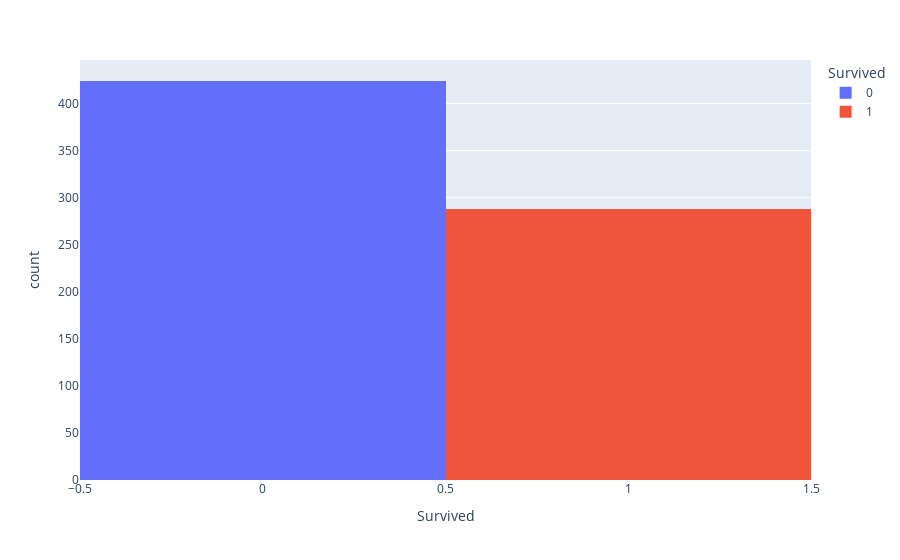
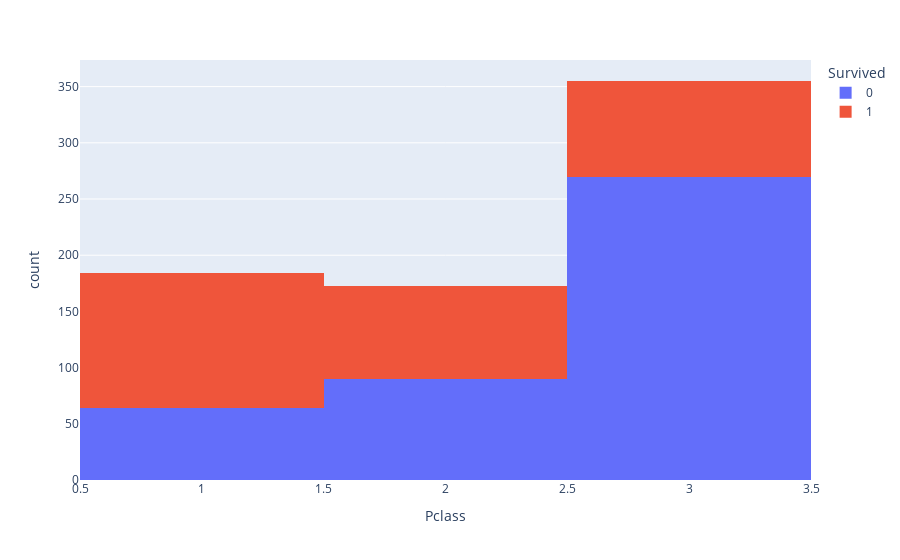
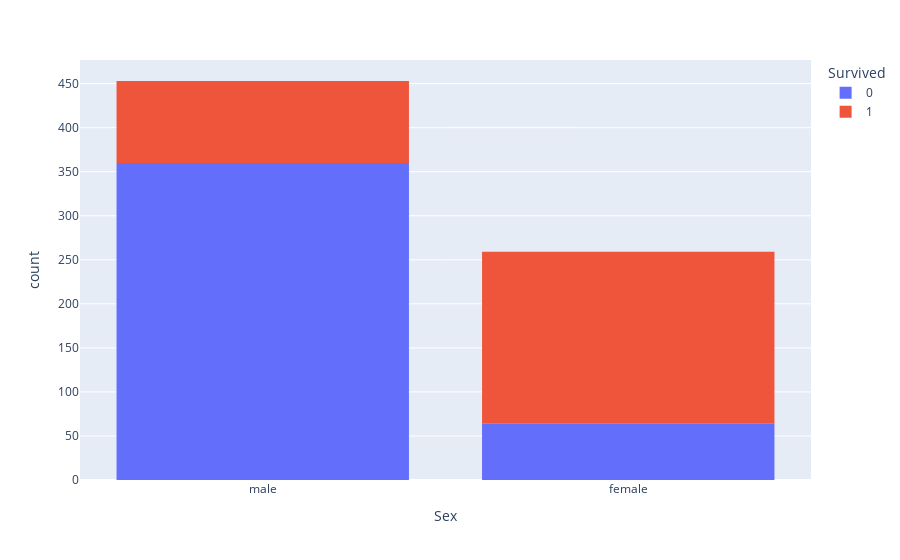
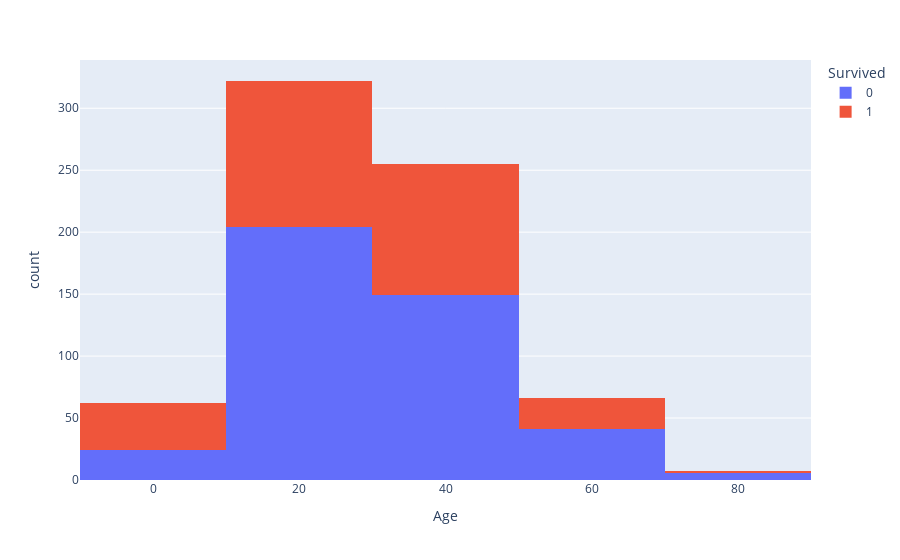

The cell these charts' notebook holds for them, in order:
### Markdown cell above
- Analisando o histograma que compara as colunas "Fare"(Tarifa) e "Pclass"(classe do passageiro), fica evidente que as duas possuem forte correlação, ou seja, a partir da tarifa é possível determinar quase com certeza qual a classe do passageiro e vice-versa
- Em vista disso, é possível afirmar que as duas variáveis medem a mesma coisa
- Portanto, considerar as duas variáveis na análise é prejudicial pois o mesmo fator seria levado em conta duas vezes
- Optaremos por desconsiderar a variável "Fare"(Tarifa)

- O primeiro passo da análise exploratória é exibir os dados em gráficos e identificar visualmente as correlações.

### Code cell
import plotly.express as px

# para edições nos gráficos: https://plotly.com/python/histograms/

for coluna in df:
    if coluna != "PassengerId" and coluna!="Name" and coluna !="Ticket":
        # criar a figura
        if coluna == "Age":
            fig = px.histogram(df, x=coluna, color="Survived", nbins=4)
        # exibir a figura
        else:
            fig = px.histogram(df, x=coluna, color="Survived")
        # exibir a figura
        fig.show()
        display(df.pivot_table(index="Survived", columns=coluna, aggfunc='count').apply(lambda x: x*100/sum(x))["PassengerId"])

### Figure 1 — Plotly figure (JSON) as saved in the notebook; plotly's stock layout.template omitted (floating-point values rounded to 4 significant figures; data arrays with more than 128 entries replaced by an {"elided": "..."} marker saying what was removed)
{"data": [{"alignmentgroup": "True", "bingroup": "x", "hovertemplate": "Survived=%{x}<br>count=%{y}<extra></extra>", "legendgroup": "0", "marker": {"color": "#636efa", "pattern": {"shape": ""}}, "name": "0", "offsetgroup": "0", "orientation": "v", "showlegend": true, "type": "histogram", "x": {"elided": "424 int values"}, "xaxis": "x", "yaxis": "y"}, {"alignmentgroup": "True", "bingroup": "x", "hovertemplate": "Survived=%{x}<br>count=%{y}<extra></extra>", "legendgroup": "1", "marker": {"color": "#EF553B", "pattern": {"shape": ""}}, "name": "1", "offsetgroup": "1", "orientation": "v", "showlegend": true, "type": "histogram", "x": {"elided": "288 int values"}, "xaxis": "x", "yaxis": "y"}], "layout": {"autosize": true, "barmode": "relative", "legend": {"title": {"text": "Survived"}, "tracegroupgap": 0}, "margin": {"t": 60}, "xaxis": {"anchor": "y", "autorange": true, "categoryarray": [0, 1], "categoryorder": "array", "domain": [0, 1], "range": [-0.5, 1.5], "title": {"text": "Survived"}, "type": "linear"}, "yaxis": {"anchor": "x", "autorange": true, "domain": [0, 1], "range": [0, 446.3], "title": {"text": "count"}}}}

### Figure 2 — Plotly figure (JSON) as saved in the notebook; plotly's stock layout.template omitted (floating-point values rounded to 4 significant figures; data arrays with more than 128 entries replaced by an {"elided": "..."} marker saying what was removed)
{"data": [{"alignmentgroup": "True", "bingroup": "x", "hovertemplate": "Survived=0<br>Pclass=%{x}<br>count=%{y}<extra></extra>", "legendgroup": "0", "marker": {"color": "#636efa", "pattern": {"shape": ""}}, "name": "0", "offsetgroup": "0", "orientation": "v", "showlegend": true, "type": "histogram", "x": {"elided": "424 int values"}, "xaxis": "x", "yaxis": "y"}, {"alignmentgroup": "True", "bingroup": "x", "hovertemplate": "Survived=1<br>Pclass=%{x}<br>count=%{y}<extra></extra>", "legendgroup": "1", "marker": {"color": "#EF553B", "pattern": {"shape": ""}}, "name": "1", "offsetgroup": "1", "orientation": "v", "showlegend": true, "type": "histogram", "x": {"elided": "288 int values"}, "xaxis": "x", "yaxis": "y"}], "layout": {"autosize": true, "barmode": "relative", "legend": {"title": {"text": "Survived"}, "tracegroupgap": 0}, "margin": {"t": 60}, "xaxis": {"anchor": "y", "autorange": true, "domain": [0, 1], "range": [0.5, 3.5], "title": {"text": "Pclass"}, "type": "linear"}, "yaxis": {"anchor": "x", "autorange": true, "domain": [0, 1], "range": [0, 373.7], "title": {"text": "count"}}}}

### Figure 3 — Plotly figure (JSON) as saved in the notebook; plotly's stock layout.template omitted (floating-point values rounded to 4 significant figures; data arrays with more than 128 entries replaced by an {"elided": "..."} marker saying what was removed)
{"data": [{"alignmentgroup": "True", "bingroup": "x", "hovertemplate": "Survived=0<br>Sex=%{x}<br>count=%{y}<extra></extra>", "legendgroup": "0", "marker": {"color": "#636efa", "pattern": {"shape": ""}}, "name": "0", "offsetgroup": "0", "orientation": "v", "showlegend": true, "type": "histogram", "x": {"elided": "424 str values"}, "xaxis": "x", "yaxis": "y"}, {"alignmentgroup": "True", "bingroup": "x", "hovertemplate": "Survived=1<br>Sex=%{x}<br>count=%{y}<extra></extra>", "legendgroup": "1", "marker": {"color": "#EF553B", "pattern": {"shape": ""}}, "name": "1", "offsetgroup": "1", "orientation": "v", "showlegend": true, "type": "histogram", "x": {"elided": "288 str values"}, "xaxis": "x", "yaxis": "y"}], "layout": {"autosize": true, "barmode": "relative", "legend": {"title": {"text": "Survived"}, "tracegroupgap": 0}, "margin": {"t": 60}, "xaxis": {"anchor": "y", "autorange": true, "domain": [0, 1], "range": [-0.5, 1.5], "title": {"text": "Sex"}, "type": "category"}, "yaxis": {"anchor": "x", "autorange": true, "domain": [0, 1], "range": [0, 476.8], "title": {"text": "count"}}}}

### Figure 4 — Plotly figure (JSON) as saved in the notebook; plotly's stock layout.template omitted (floating-point values rounded to 4 significant figures; data arrays with more than 128 entries replaced by an {"elided": "..."} marker saying what was removed)
{"data": [{"alignmentgroup": "True", "bingroup": "x", "hovertemplate": "Survived=0<br>Age=%{x}<br>count=%{y}<extra></extra>", "legendgroup": "0", "marker": {"color": "#636efa", "pattern": {"shape": ""}}, "name": "0", "nbinsx": 4, "offsetgroup": "0", "orientation": "v", "showlegend": true, "type": "histogram", "x": {"elided": "424 float values"}, "xaxis": "x", "yaxis": "y"}, {"alignmentgroup": "True", "bingroup": "x", "hovertemplate": "Survived=1<br>Age=%{x}<br>count=%{y}<extra></extra>", "legendgroup": "1", "marker": {"color": "#EF553B", "pattern": {"shape": ""}}, "name": "1", "nbinsx": 4, "offsetgroup": "1", "orientation": "v", "showlegend": true, "type": "histogram", "x": {"elided": "288 float values"}, "xaxis": "x", "yaxis": "y"}], "layout": {"autosize": true, "barmode": "relative", "legend": {"title": {"text": "Survived"}, "tracegroupgap": 0}, "margin": {"t": 60}, "xaxis": {"anchor": "y", "autorange": true, "domain": [0, 1], "range": [-10, 90], "title": {"text": "Age"}, "type": "linear"}, "yaxis": {"anchor": "x", "autorange": true, "domain": [0, 1], "range": [0, 338.9], "title": {"text": "count"}}}}
